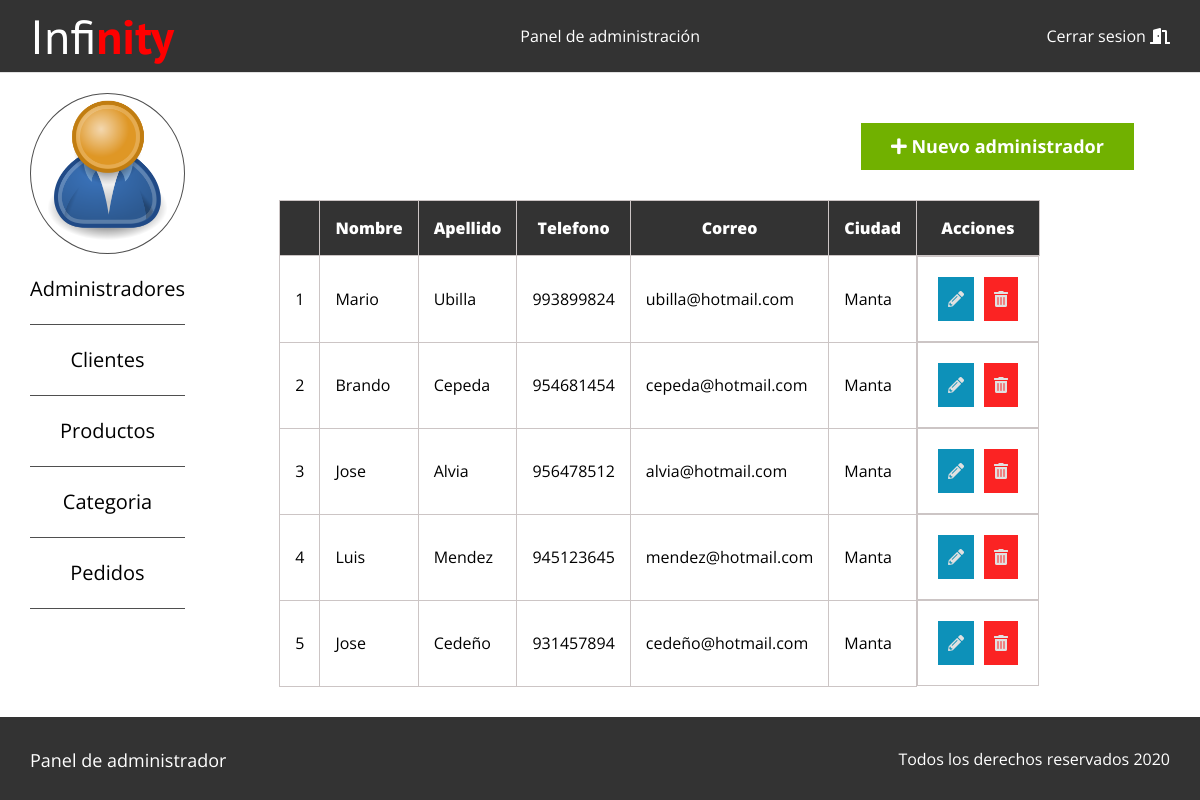
The app's page /Panel/administradores/index.php with its own data.
### tables this page shows
CREATE TABLE `usuario` (
  `usuario_id` int(11) NOT NULL,
  `usuario_nombre` varchar(80) NOT NULL,
  `usuario_apellido` varchar(80) NOT NULL,
  `usuario_telefono` int(12) NOT NULL,
  `usuario_correo` varchar(150) NOT NULL,
  `usuario_pass` varchar(50) NOT NULL,
  `usuario_ciudad` varchar(100) NOT NULL,
  `usuario_direccion` varchar(200) NOT NULL,
  `usuario_rol_id` int(11) NOT NULL
);

### src/Administradores.php (called while the page is built, shortened)
<?php
    class Administradores{
        private $cn=null;
        public function __construct()
        {
            $this->config=parse_ini_file(__DIR__.'/../config.ini');
            $this->cn = new \PDO($this->config['dns'], $this->config['usuario'], $this->config['clave'],array(
                \PDO::MYSQL_ATTR_INIT_COMMAND => 'SET NAMES utf8'
            ));
        }
        public function mostrar(){
            $sql = "SELECT * FROM usuario where usuario_rol_id=1";
            $resultado=$this->cn->prepare($sql);
            if($resultado->execute())
                return $resultado->fetchAll();
            return false;
        }
    }

### Panel/administradores/index.php (the view, shortened to what this page needs)
<!DOCTYPE html>
<html lang="en">
<head>
    <link rel="stylesheet" href="../../assets/css/normalize.css">
    <link rel="stylesheet" href="../../assets/css/styles_panel.css">
    <link rel="stylesheet" href="../../assets/css/all.css">
</head>
<body>
    <header class="site-header borde-inferior">
        <div class="contenedor">
            <div class="barra">
                <a href="../dashboard.php">
                    <h1 class="no-margin">Infi<span>nity</span></h1>
                </a>
                <a href="">Panel de administración</a>
                <a href="../../index.php">Cerrar sesion <i class="fas fa-door-open"></i></a>
            </div>
        </div>
    </header>
    <section class="contenedor wrapper">
        <div class="contenido-panel">
            <div class="usuario">
                <div class="imagen-usuario">
                    <a href=""><img src="../../assets/img/1200px-User_icon_2.svg.png" alt=""></a>
                </div>
                <nav class="navegacion-usuario">
                    <a href="../administradores/index.php">Administradores</a>
                    <a href="../clientes/index.php">Clientes</a>
                    <a href="../productos/index.php">Productos</a>
                    <a href="../categorias/index.php">Categoria</a>
                    <a href="../pedidos/index.php">Pedidos</a>
                </nav>
            </div>
            <div class="datos-panel">
                <div class="añadir">
                    <a class="boton boton-verde" href="form_registrar.php"><i class="fas fa-plus"></i> Nuevo administrador</a>
                </div>
                <div class="tabla">
                    <table class="">
                        <tr>
                            <th><strong></strong></th>
                            <th><strong>Nombre</strong></th>
                            <th><strong>Apellido</strong></th>
                            <th><strong>Telefono</strong></th>
                            <th><strong>Correo</strong></th>
                            <th><strong>Ciudad</strong></th>
                            <th><strong>Acciones</strong></th>
                        </tr>
                        <?php
                            $administrador= new infinity\Administradores;
                            $info_administrador = $administrador->mostrar();
                            $cantidad=count($info_administrador);
                            if($cantidad > 0){
                            for($x = 0; $x<$cantidad; $x++){
                                $item= $info_administrador[$x];
                        ?>
                        <tr>
                            <td><?php print($x+1);?></td>
                            <td><?php print($item['usuario_nombre']);?></td>
                            <td><?php print($item['usuario_apellido']);?></td>
                            <td><?php print($item['usuario_telefono']);?></td>
                            <td><?php print($item['usuario_correo']);?></td>
                            <td><?php print($item['usuario_ciudad']);?></td>
                            <td class="accion">
                                <a class="a-actualizar" href="form_actualizar.php?id=<?php print $item['producto_id'] ?>"><i class="fas fa-pencil-alt"></i></a>
                                <a class="a-eliminar" href="acciones.php?id=<?php print $item['producto_id'] ?>"><i class="fas fa-trash-alt"></i></a>
                            </td>
                        </tr>
                        <?php
                            }
                            }
                            else{
                        ?>
                            <tr>
                                <td colspan="6">NO HAY REGISTROS</td>
                            </tr>
                        <?php }?>
                    </table>
                </div>
            </div>
        </div>
    </section>
    <footer class="site-footer seccion">
        <div class="contenedor contenedor-footer">
            <nav class="navegacion">
                <a href="inicio.html">Panel de administrador</a>
            </nav>
            <p class="copyright">Todos los derechos reservados 2020</p>
        </div>
    </footer>
</body>
</html>

### assets/css/styles_panel.css (style rules this page uses)
html { font-size: 62.5%; box-sizing: border-box; }
*,*::before,*::after { box-sizing: inherit; }
body { font-family: 'Open Sans', sans-serif; font-size: 1.6rem; line-height: 1.5; min-height: 100vh; }
.contenedor { max-width: 120rem; margin: 0 auto; width: 95%; }
h1, h2, h3, h4 { font-family: 'PT Sans', sans-serif; }
h1 { font-size: 4.8rem; }
img { max-width: 100%; }
.no-margin { margin: 0; }
.borde-inferior { border-bottom: .5rem solid #4f4f4f; }
.wrapper { min-height: calc(100vh - 18rem); }
.boton { color: white; font-weight: 700; text-decoration: none; font-size: 1.8rem; padding: 1rem 3rem; margin-top: 3rem; display: inline-block; text-align: center; border: none; }
.boton-verde { background-color: #71B100; }
@media (min-width: 768px) { .barra { display: flex; justify-content: space-between; align-items: center; } }
.site-header { border-bottom: 1px solid #e1e1e1; background-color: #333333; }
.site-header a { color: white; text-decoration: none; }
.site-header h1 { text-align: center; font-weight: 400; }
.site-header h1 span { font-weight: 700; color:red; }
.navegacion a { text-decoration: none; text-align: center; display: block; font-size: 1.8rem; }
@media (min-width: 768px) { .navegacion a { display: inline; margin-right: 4rem; } }
@media (min-width: 768px) { .navegacion a:last-of-type { margin:0; } }
.contenido-panel { display: flex; margin-top: 2rem; }
.usuario { flex: 0 0 calc(15% - 2rem); }
.imagen-usuario { border-radius: 50%; border: 1px solid #4f4f4f; }
.navegacion-usuario a { text-decoration: none; text-align: center; display: block; font-size: 2rem; color: black; padding: 2rem 0; border-bottom: 1px solid #4f4f4f; }
.datos-panel { flex: 0 0 calc(85% - 2rem); }
.tabla { display: flex; justify-content: center; margin-top: 3rem; margin-bottom: 3rem; }
table th, td { border: 1px solid #ccc5c5; padding: 1.5rem; }
table { border-collapse: collapse; width: 80%; }
.accion { display: inline-block; color: white; }
table a { padding: .5rem; text-align: center; }
table th { color: white; background-color: #333333; }
.accion { width: 100%; height: 100%; display: flex; justify-content: center; text-decoration: none; text-align: center; }
.accion a { text-decoration: none; color: #e1e1e1; padding: 1rem; margin: .5rem; }
.a-actualizar { background-color: #0d91b9; }
.a-eliminar { background-color: #fb2323; }
.añadir { text-align: end; }
.site-footer a { color: #ffffff; }
.site-footer { background-color: #333333; margin:0; }
.copyright { margin: 0; color: #ffffff; }
.contenedor-footer { padding:3rem 0; display: flex; justify-content: space-between; }

### assets/css/all.css (style rules this page uses)
.fa, .fas, .far, .fal, .fad, .fab { -moz-osx-font-smoothing: grayscale; -webkit-font-smoothing: antialiased; display: inline-block; font-style: normal; font-variant: normal; text-rendering: auto; line-height: 1; }
.fa-door-open:before { content: "\f52b"; }
.fa-pencil-alt:before { content: "\f303"; }
.fa-plus:before { content: "\f067"; }
.fa-trash-alt:before { content: "\f2ed"; }
.fa, .fas { font-family: 'Font Awesome 5 Free'; font-weight: 900; }

### records on screen
usuario: usuario_nombre "Mario", usuario_apellido "Ubilla", usuario_telefono "993899824", usuario_correo "ubilla@hotmail.com", usuario_ciudad "Manta"
usuario: usuario_nombre "Brando", usuario_apellido "Cepeda", usuario_telefono "954681454", usuario_correo "cepeda@hotmail.com", usuario_ciudad "Manta"
usuario: usuario_nombre "Jose", usuario_apellido "Alvia", usuario_telefono "956478512", usuario_correo "alvia@hotmail.com", usuario_ciudad "Manta"
usuario: usuario_nombre "Luis", usuario_apellido "Mendez", usuario_telefono "945123645", usuario_correo "mendez@hotmail.com", usuario_ciudad "Manta"
usuario: usuario_nombre "Jose", usuario_apellido "Cedeño", usuario_telefono "931457894", usuario_correo "cedeño@hotmail.com", usuario_ciudad "Manta"
